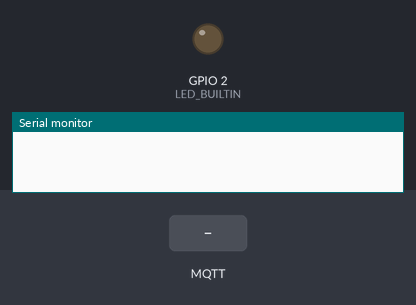
Bench run of a sketch on a simulated ESP8266 (NodeMCU). On the bench: output pins drawn as LEDs (lit = HIGH, except the on-board LED, lit = LOW), the last lines printed to the serial monitor. Dashed ring = blinking. Inputs (shaded band) come from the test bench. WiFi joins after 1.5 s; servers stay silent unless stated; no MQTT or app messages arrive unless stated.

Above: at 0.1 s.
At 3.4 s:
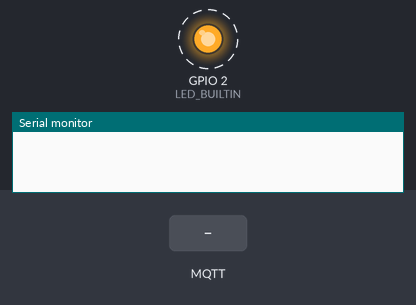
3.8 s: MQTT message "1" arrives on the first subscribed topic
5.3 s: MQTT message "on" arrives on the first subscribed topic
6.8 s: MQTT message "off" arrives on the first subscribed topic
At 7.7 s:
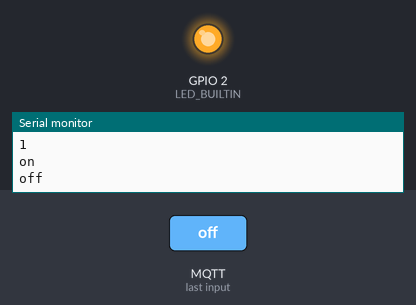
Timing chart, 0 to 9.8 s (numbered marks = the images above; inputs shaded):
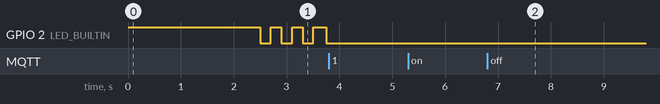

The sketch:

ESP8266_NodeMCU.ino
```cpp
#include <ESP8266WiFi.h>
#include <PubSubClient.h>

// WiFi 설정
const char* Wifi_SSID = "공유기 이름";
const char* Wifi_PWD  = "공유기 비번";

// MQTT 브로커 설정
const char* MQTT_SERVER = "123.123.123.123";
const char* MQTT_TOPIC  = "HID/#";

// MQTT 브로커 계정 설정
const char* MQTT_USER = "arduino";
const char* MQTT_PWD  = "계정 비번";

WiFiClient wifiClient;
PubSubClient mqttClient(wifiClient);

void setup() {
  pinMode(LED_BUILTIN, OUTPUT);
  turnOffLight();

  // 시리얼 통신 (초기화에 시간이 걸림)
  Serial.begin(9600);
  delay(1000);

  // 와이파이 연결
  WiFi.mode(WIFI_STA);
  WiFi.begin(Wifi_SSID, Wifi_PWD);
  while (WiFi.status() != WL_CONNECTED)
    delay(100);

  // MQTT 클라 초기화 (포트는 1883으로 고정)
  mqttClient.setServer(MQTT_SERVER, 1883);
  mqttClient.setCallback(callback);
}

void loop() {
  if (!mqttClient.connected())
    mqttClientConnect();
  else
    mqttClient.loop();
}

// MQTT 서버에 연결해서 메시지 구독
void mqttClientConnect() {
  blinkLight();

  const char* id = "arduino(ESP8266)";
  if (!mqttClient.connect(id, MQTT_USER, MQTT_PWD)) {
    delay(1000); // 연결 실패. 잠시 후 재시도
    return;
  }

  mqttClient.subscribe(MQTT_TOPIC);
  turnOnLight();
}

// 메시지가 오면 단순히 시리얼 통신으로 출력
void callback(char* topic, byte* payload, unsigned int length) {
  String msg;
  for (int i = 0; i < length; i++)
    msg += (char)payload[i];

  Serial.println(msg);
}

// 아두이노 기기 자체에 붙어 있는 불빛
void blinkLight() {
  for (int i = 0; i < 3; i++) {
    turnOnLight();
    delay(200);
    turnOffLight();
    delay(200);
  }
}

void turnOnLight() {
  digitalWrite(LED_BUILTIN, LOW); // 낮은 전력이 불빛 켜기임
}

void turnOffLight() {
  digitalWrite(LED_BUILTIN, HIGH);
}
```

Measured:
- by itself, GPIO 2 (LED_BUILTIN): alternates HIGH for 0.20 s and LOW for 0.20 s
